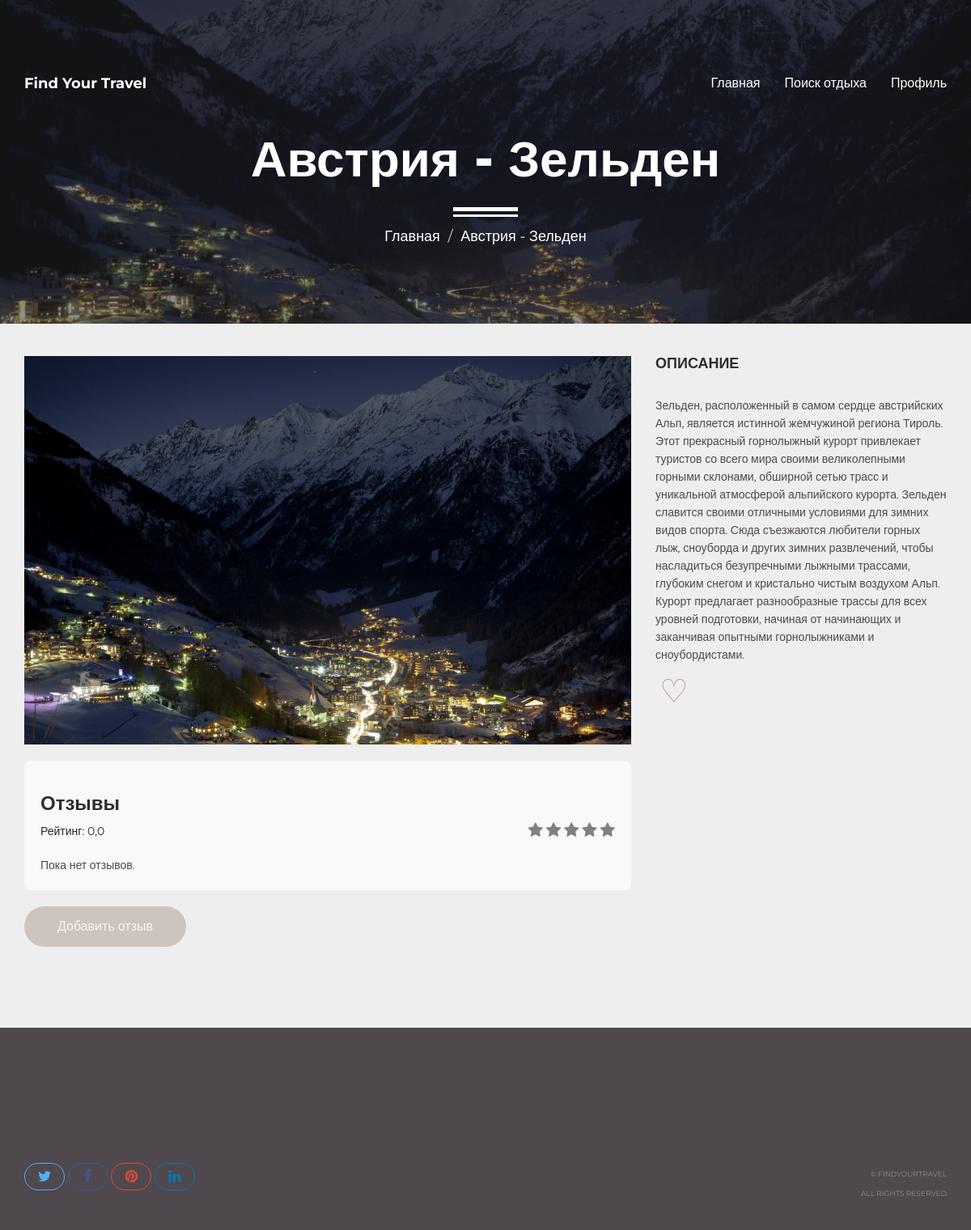
Page /destination/1/ on the committed database.
### travel_app/models.py (models this page shows, shortened)
class Destination(models.Model):
    CLIMATE_CHOICES = [("Умеренный", "Умеренный"), ("Холодный", "Холодный"), ("Теплый", "Теплый")]
    ACTIVITY_CHOICES = [("Горнолыжный", "Горнолыжный"), ("Культурный", "Культурный"), ("Пляжный", "Пляжный")]
    BUDGET_CHOICES = [("От 300000 руб", "От 300000 руб"), ("От 100000 до 300000 руб", "От 100000 до 300000 руб"),
                      ("До 100000 руб", "До 100000 руб")]
    POPULARITY_CHOICES = [("Низкая", "Низкая"), ("Высокая", "Высокая")]
    DIVERSITY_CHOICES = [("Большое", "Большое"), ("Умеренное", "Умеренное"), ("Незначительное", "Незначительное")]
    climate = models.CharField(max_length=30, choices=CLIMATE_CHOICES)
    activity_type = models.CharField(max_length=30, choices=ACTIVITY_CHOICES)
    budget = models.CharField(max_length=30, choices=BUDGET_CHOICES)
    popularity = models.CharField(max_length=30, choices=POPULARITY_CHOICES)
    cultural_diversity = models.CharField(max_length=30, choices=DIVERSITY_CHOICES)
    image = models.ImageField(upload_to='destination_images/')
    recommendation = models.CharField(max_length=255, default="")
    title = models.CharField(max_length=255, null=True, blank=True)
    description = models.TextField(null=True, blank=True)
    additional_image = models.ImageField(upload_to='destination_additional_images/', null=True, blank=True)

### travel_app/views.py (the view)
# urls.py: path('destination/<int:pk>/', destination_detail, name='destination_detail'),
def destination_detail(request, pk):
    destination = get_object_or_404(Destination, pk=pk)
    reviews = Review.objects.filter(destination=destination)
    user_review = None
    is_favorite = False
    if request.user.is_authenticated:
        user_profile, created = UserProfile.objects.get_or_create(user=request.user)
        user_review = Review.objects.filter(destination=destination, user=request.user).first()
        is_favorite = user_profile.results.filter(recommendation=destination.recommendation).exists()
    average_rating = reviews.aggregate(Avg('rating'))['rating__avg'] or 0
    rounded_average_rating = round(average_rating)
    average_stars = [True if i <= rounded_average_rating else False for i in range(1, 6)]
    reviews_with_stars = []
    for review in reviews:
        stars = [True if i <= review.rating else False for i in range(1, 6)]
        reviews_with_stars.append((review, stars))
    if request.method == 'POST':
        form = ReviewForm(request.POST)
        if form.is_valid():
            if user_review is None:
                review = form.save(commit=False)
                review.user = request.user
                review.destination = destination
                review.save()
                if request.user.is_authenticated:
                    user_profile.add_review(review)
                return redirect('destination_detail', pk=pk)
            else:
                messages.error(request, 'Отзыв уже добавлен.')
    else:
        form = ReviewForm()
    return render(request, 'travel_app/artical_leisure.html', {
        'destination': destination,
        'reviews_with_stars': reviews_with_stars,
        'form': form,
        'user_review': user_review,
        'average_rating': average_rating,
        'average_stars': average_stars,
        'is_favorite': is_favorite,
    })

### travel_app/templates/travel_app/artical_leisure.html (shortened to what this page needs)
{% load static %}
<!DOCTYPE html>
<html lang="en">
<head>
    <link rel="stylesheet" href="http://cdnjs.cloudflare.com/ajax/libs/font-awesome/4.4.0/css/font-awesome.min.css">
    <link href="../../static/travel_app/bootstrap.min.css" rel="stylesheet">
    <link href="../../static/travel_app/style.css" rel="stylesheet">
    <link href="../../static/travel_app/responsive.css" rel="stylesheet">
</head>
<body>
<header id="masthead" class="site-header site-header-white">
    <nav id="primary-navigation" class="site-navigation">
        <div class="container">
            <div class="navbar-header">
                <a href="{% url 'index' %}" class="site-title"><span>Find Your Travel</span></a>
            </div>
            <div class="collapse navbar-collapse" id="agency-navbar-collapse">
                <ul class="nav navbar-nav navbar-right">
                    <li><a href="{% url 'index' %}">Главная</a></li>
                    <li><a href="{% url 'leisure' %}">Поиск отдыха</a></li>
                    {% if user.is_authenticated %}
                    <li><a href="{% url 'profile' %}">Профиль</a></li>
                    {% else %}
                    <li><a href="{% url 'login' %}">Профиль</a></li>
                    {% endif %}
                </ul>
            </div>
        </div>
    </nav>
</header>
<div id="hero" class="hero overlay subpage-hero" style="background-image: url('{{ destination.image.url }}');">
    <div class="hero-content">
        <div class="hero-text">
            <h1>{{ destination.recommendation }}</h1>
            <ol class="breadcrumb">
                <li class="breadcrumb-item"><a href="{% url 'index' %}">Главная</a></li>
                <li class="breadcrumb-item active">{{ destination.recommendation }}</li>
            </ol>
        </div>
    </div>
</div>
<main id="main" class="site-main">
    <section class="site-section subpage-site-section section-project">
        <div class="container">
            <div class="row">
                <div class="col-md-8">
                    {% if destination.image %}
                    <div class="project-img">
                        <img src="{{ destination.image.url }}" class="img-res" alt="{{ destination.title }}">
                    </div>
                    {% endif %}
                </div>
                <aside class="col-md-4">
                    <div class="project-info">
                        <h5>Описание</h5>
                        <p class="project-description">{{ destination.description }}</p>
                        {% if user.is_authenticated %}
                        <form method="post" action="{% url 'toggle_favorite' destination.id %}">
                            {% csrf_token %}
                            <button type="submit" class="heart-button">
                                {% if is_favorite %}
                                <span class="heart-filled">&#9825;</span>
                                {% else %}
                                <span class="heart-outline">&#9825;</span>
                                {% endif %}
                            </button>
                        </form>
                        {% else %}
                        <a href="{% url 'login' %}" class="heart-button">
                            <span class="heart-outline">&#9825;</span>
                        </a>
                        {% endif %}
                    </div>
                </aside>
                <div class="col-md-8 offset-md-2">
                    <div class="reviews-section">
                        <h3>Отзывы</h3>
                        <div class="average-rating">
                            <div>
                                Рейтинг: {{ average_rating|floatformat:1 }}
                            </div>
                            <div class="stars">
                                {% for star in average_stars %}
                                <span class="fa fa-star {% if star %} checked {% endif %}"></span>
                                {% endfor %}
                            </div>
                        </div>
                        {% for review, stars in reviews_with_stars %}
                        <div class="review-block">
                            <div class="review-header">
                                <strong>{{ review.user.username }}</strong>
                                <span>{{ review.created_at }}</span>
                                {% if review.user == request.user %}
                                <form method="post" action="{% url 'delete_review' review.id %}"
                                      style="display: inline;">
                                    {% csrf_token %}
                                    <input type="hidden" name="next" value="{{ request.path }}">
                                    <button type="submit" class="delete-icon">&#128465;</button>
                                </form>
                                {% endif %}
                            </div>
                            <div class="review-text">
                                <h4>Отзыв</h4>
                                <p class="review-content">
                                    {{ review.text }}
                                </p>
                            </div>
                            <div class="stars">
                                {% for star in stars %}
                                <span class="fa fa-star {% if star %} checked {% endif %}"></span>
                                {% endfor %}
                            </div>
                        </div>
                        {% empty %}
                        <p>Пока нет отзывов.</p>
                        {% endfor %}
                    </div>
                    {% if user.is_authenticated %}
                    {% if not user_review %}
                    <a href="{% url 'add_review' destination.pk %}" class="btn btn-primary">Добавить отзыв</a>
                    {% endif %}
                    {% else %}
                    <a href="{% url 'login' %}" class="btn btn-primary">Добавить отзыв</a>
                    {% endif %}
                </div>
            </div>
        </div>
    </section>
</main>
<footer id="colophon" class="site-footer">
    <div class="copyright">
        <div class="container">
            <div class="row">
                <div class="col-xs-8">
                    <div class="social-links">
                        <a class="twitter-bg" href="#"><i class="fa fa-twitter"></i></a>
                        <a class="facebook-bg" href="#"><i class="fa fa-facebook"></i></a>
                        <a class="pinterest" href="#"><i class="fa fa-pinterest"></i></a>
                        <a class="linkedin-bg" href="#"><i class="fa fa-linkedin"></i></a>
                    </div>
                </div>
                <div class="col-xs-4">
                    <div class="text-right">
                        <p>&copy; FindYourTravel</p>
                        <p>All Rights Reserved</p>
                    </div>
                </div>
            </div>
        </div>
    </div>
</footer>
</body>
</html>

### travel_app/static/travel_app/style.css (style rules this page uses)
.container { margin-top: 40px; }
a { transition: all 0.25s ease-in-out; -moz-transition: all 0.25s ease-in-out; -webkit-transition: all 0.25s ease-in-out; -o-transition: all 0.25s ease-in-out; -ms-transition: all 0.25s ease-in-out; cursor: pointer; color: #9fa3a7; }
p { margin-bottom: 0; font-size: 14px; font-weight: 400; color: #4f484d; line-height: 22px; }
h1 { font-size: 62px; color: #f1edd6; }
h2,h3,h4,h5 { color: #2e2e2f; }
p + p { margin-top: 40px; }
.btn { line-height: 50px; min-width: 200px; font-size: 16px; font-weight: 300; border: 0; border-radius: 50px; color: #f5f5f5; background-color: #73563d47; transition: color 0.25s ease-in-out, background-color 0.25s ease-in-out; -moz-transition: color 0.25s ease-in-out, background-color 0.25s ease-in-out; -webkit-transition: color 0.25s ease-in-out, background-color 0.25s ease-in-out; -o-transition: color 0.25s ease-in-out, background-color 0.25s ease-in-out; -ms-transition: color 0.25s ease-in-out, background-color 0.25s ease-in-out; }
html, body { width: 100%; height: 100%; margin: 0; padding: 0; font-family: 'Montserrat', sans-serif; color: #26272d; }
.img-res { display: block; width: 100vw; height: 100vh; max-width: 100%; max-height: 100%; object-fit: cover; }
.site-header { position: absolute; padding: 50px 0 0; background-color: transparent; width: 100%; z-index: 3; }
.site-title { font-size: 18px; line-height: 26px; color: #26272d; }
.site-title span { font-weight: 700; }
.navbar-collapse { text-align: center; }
.navbar-nav { float: none; display: inline-block; }
.navbar-nav > li > a, .slicknav_nav > li > a { padding: 0; font-size: 16px; position: relative; color: #26272d; line-height: 26px; }
.site-header-white .navbar-nav > li > a, .site-header-white .site-title { color: #fff; }
.navbar-nav > li + li { margin-left: 30px; }
.hero { background: url(../img/mainphoto.jpg) no-repeat center / cover; height: 100%; width: 100%; display: table; position: relative; }
.overlay:before { content: ''; background-color: rgba(227, 220, 220, 0.25); height: 100%; width: 100%; position: absolute; top: 0; left: 0; z-index: 0; }
.hero-content { display: table-cell; vertical-align: middle; padding-top: 75px; }
.hero-text { max-width: 890px; width: 100%; margin: 0 auto; padding: 0 15px; text-align: center; }
.hero-text h1 { position: relative; margin: 0; font-weight:800; }
.hero .breadcrumb { padding-top: 50px; margin-bottom: 0; font-size: large; }
.hero .breadcrumb:before { content: ''; display: block; position: absolute; left: 50%; bottom: 45px; height: 12px; width: 80px; border-top: 5px solid #fff; border-bottom: 3px solid #fff; transform: translateX(-50%); -moz-transform: translateX(-50%); -webkit-transform: translateX(-50%); -o-transform: translateX(-50%); -ms-transform: translateX(-50%); }
.subpage-hero { height: 400px; }
.subpage-hero.overlay:before { background-color: rgba(38,39,45,0.5); }
.subpage-hero .hero-content, .subpage-hero .hero-content h1, .subpage-hero a { color: #fff; }
.site-section { padding: 100px 0 140px; }
.site-footer { background-color: rgb(79 72 77); padding-top: 95px; }
.copyright { padding: 30px 0; border-top: 1px solid rgba(38, 41, 44, 0.05); }
.social-links a { line-height: 36px; padding: 5px 15px; font-size: 18px; border: 1px solid; border-radius: 50px; }
.social-links a i { width: 18px; text-align: center; }
a.twitter-bg { color: #55acee; border-color: #55acee; }
a.facebook-bg { color: #3b5998; border-color: #3b5998; }
a.pinterest { color: #dd4b39; border-color: #dd4b39; }
a.linkedin-bg { color: #007bb5; border-color: #007bb5; }
.copyright .text-right { padding: 4px 0; }
.copyright p { font-size: 9px; font-weight: 400; text-transform: uppercase; color: #8b8e94; }
.copyright p + p { margin-top: 2px; }
.subpage-site-section { padding-bottom: 100px; padding-top: 0px; }
.breadcrumb { background-color: transparent; position: relative; }
.breadcrumb .active { color: #fff; }
.project-img { height: 480px; }
.project-info h5 { font-size: 18px; text-transform: uppercase; margin: 0; }
.project-description, .project-date-category { margin: 30px 0 0; }

### rows in the picture
Destination: image (picture), recommendation "Австрия - Зельден", description "Зельден, расположенный в самом сердце австрийских Альп, является истинной жемчужиной региона Тироль. Этот прекрасный горнолыжный курорт привлекает туристов со всего мира своими великолепными горными склонами, обширной сетью трасс и уникальной атмосферой альпийского курорта. Зельден славится своими отличными условиями для зимних видов спорта. Сюда съезжаются любители горных лыж, сноуборда и других зимних развлечений, чтобы насладиться безупречными лыжными трассами, глубоким снегом и кристально чистым воздухом Альп. Курорт предлагает разнообразные трассы для всех уровней подготовки, начиная от начинающих и заканчивая опытными горнолыжниками и сноубордистами."

### other values in the picture
{{ average_rating|floatformat:1 }} "0,0"
